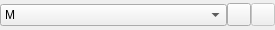
<?xml version="1.0" encoding="UTF-8"?>
<ui version="4.0">
 <class>VectorSelector</class>
 <widget class="QWidget" name="VectorSelector">
  <property name="geometry">
   <rect>
    <x>0</x>
    <y>0</y>
    <width>275</width>
    <height>30</height>
   </rect>
  </property>
  <property name="whatsThis">
   <string>Select a vector to utilize.  If you wish to create a new vector, click on the icon to the right.</string>
  </property>
  <layout class="QHBoxLayout">
   <property name="spacing">
    <number>0</number>
   </property>
   <property name="margin">
    <number>0</number>
   </property>
   <item>
    <widget class="Kst::ComboBox" name="_vector">
     <property name="maximumSize">
      <size>
       <width>16777215</width>
       <height>16777215</height>
      </size>
     </property>
     <property name="sizeAdjustPolicy">
      <enum>QComboBox::AdjustToMinimumContentsLength</enum>
     </property>
     <item>
      <property name="text">
       <string>M</string>
      </property>
     </item>
    </widget>
   </item>
   <item>
    <widget class="QToolButton" name="_newVector">
     <property name="sizePolicy">
      <sizepolicy hsizetype="Fixed" vsizetype="Fixed">
       <horstretch>0</horstretch>
       <verstretch>0</verstretch>
      </sizepolicy>
     </property>
     <property name="toolTip">
      <string>Create a new vector</string>
     </property>
     <property name="whatsThis">
      <string>Opens a vector dialog to create a new vector, which will become the selected vector.</string>
     </property>
     <property name="text">
      <string/>
     </property>
    </widget>
   </item>
   <item>
    <widget class="QToolButton" name="_editVector">
     <property name="enabled">
      <bool>false</bool>
     </property>
     <property name="sizePolicy">
      <sizepolicy hsizetype="Fixed" vsizetype="Fixed">
       <horstretch>0</horstretch>
       <verstretch>0</verstretch>
      </sizepolicy>
     </property>
     <property name="toolTip">
      <string>Edit selected vector.</string>
     </property>
     <property name="whatsThis">
      <string>Opens a vector dialog to edit selected vector.</string>
     </property>
     <property name="text">
      <string/>
     </property>
    </widget>
   </item>
  </layout>
 </widget>
 <layoutdefault spacing="6" margin="11"/>
 <customwidgets>
  <customwidget>
   <class>Kst::ComboBox</class>
   <extends>QComboBox</extends>
   <header>combobox.h</header>
  </customwidget>
 </customwidgets>
 <resources/>
 <connections/>
</ui>
